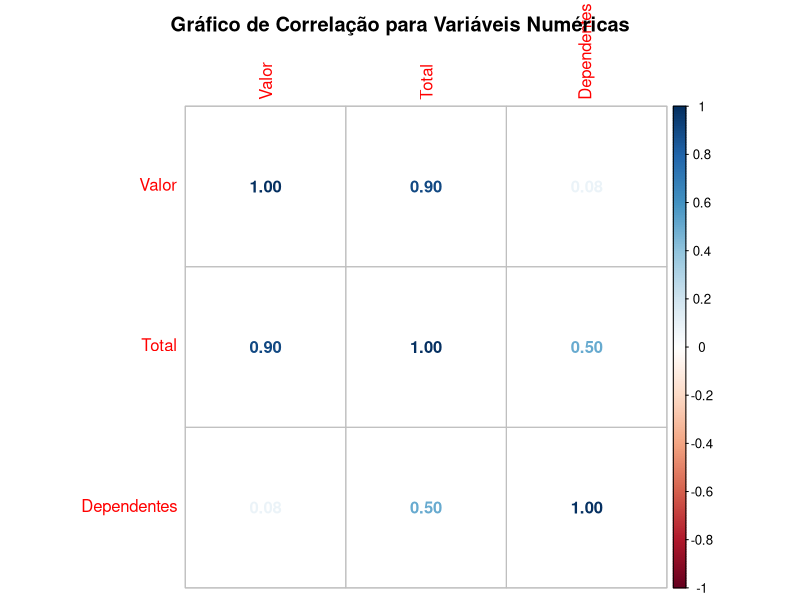
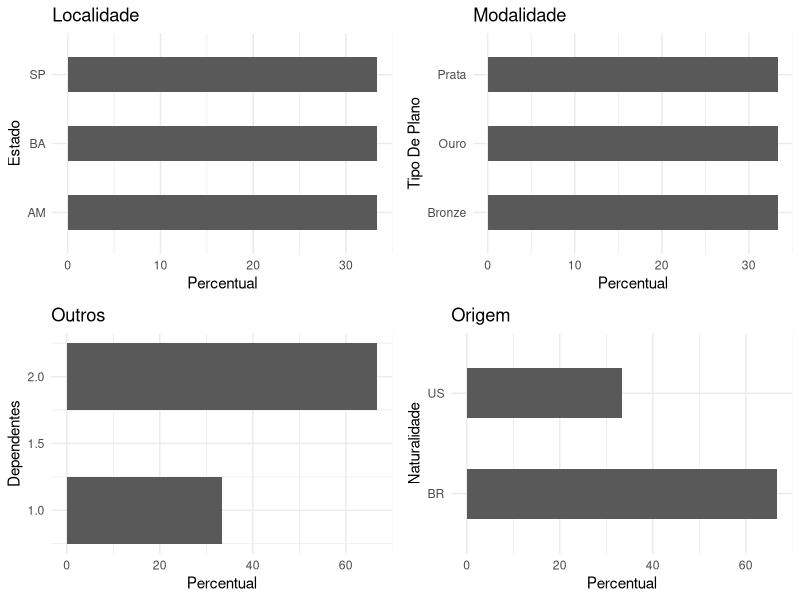

Write R code to recreate these figures, in order.
# Análise Exploratória de Dados com Liguagem R

# Definindo o diretório de trabalho
setwd("C:/FCD/R")
getwd()

# Carregando os pacotes

library(corrplot)
library(gridExtra)
library(ggplot2)


# Criando um Dataframe para teste

df <- data.frame(Estado =c("SP", "BA", "AM"),
                 Plano = c("Bronze", "Ouro", "Prata"),
                 Valor = c(500, 300, 150),
                 Total = c(1000, 300, 300),
                 Dependentes = c(2,1,2),
                 Naturalidade = c("BR", "BR", "US"),
                 Desconto = c("Sim", "Não", "Não"))
df

str(df)



# Limpeza dos Dados

# Verificando valores ausentes

sapply(df, function(x) sum(is.na(x)))



# Análise Preliminar dos Dados

# Correlação entre variáveis numéricas

numeric.var <- sapply(df, is.numeric)
corr.matrix <- cor(df[,numeric.var])
corrplot(corr.matrix, main="\n\nGráfico de Correlação para Variáveis Numéricas", method="number")

# Gráficos de barra de variáveis categóricas

p1 <- ggplot(df, aes(x=Estado)) + ggtitle("Localidade") + xlab("Estado") +
  geom_bar(aes(y = 100*(..count..)/sum(..count..)), width = 0.5) + ylab("Percentual") + coord_flip() + theme_minimal()
p2 <- ggplot(df, aes(x=Plano)) + ggtitle("Modalidade") + xlab("Tipo De Plano") + 
  geom_bar(aes(y = 100*(..count..)/sum(..count..)), width = 0.5) + ylab("Percentual") + coord_flip() + theme_minimal()
p3 <- ggplot(df, aes(x=Dependentes)) + ggtitle("Outros") + xlab("Dependentes") + 
  geom_bar(aes(y = 100*(..count..)/sum(..count..)), width = 0.5) + ylab("Percentual") + coord_flip() + theme_minimal()
p4 <- ggplot(df, aes(x=Naturalidade)) + ggtitle("Origem") + xlab("Naturalidade") + 
  geom_bar(aes(y = 100*(..count..)/sum(..count..)), width = 0.5) + ylab("Percentual") + coord_flip() + theme_minimal()
grid.arrange(p1, p2, p3, p4, ncol=2)















